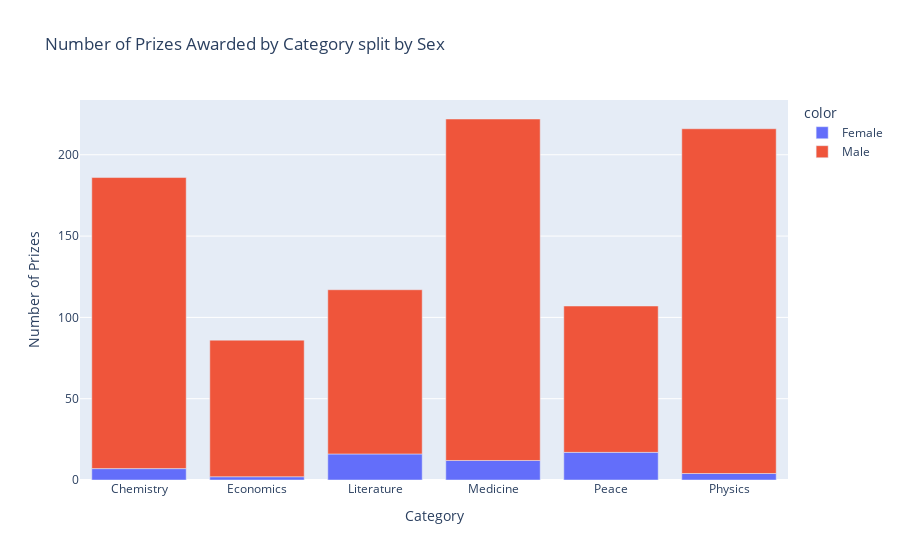

The cell this chart's notebook holds for it:
### Code cell
stacked_bar = px.bar(x=men_and_women_cat.category,
                     y=men_and_women_cat.prize,
                     color=men_and_women_cat.sex,
                     title='Number of Prizes Awarded by Category split by Sex')

stacked_bar.update_layout(xaxis_title='Category',
                          yaxis_title='Number of Prizes')

stacked_bar.show()

### Figure 1 — Plotly figure (JSON) as saved in the notebook; plotly's stock layout.template omitted (floating-point values rounded to 4 significant figures)
{"data": [{"alignmentgroup": "True", "hovertemplate": "color=Female<br>x=%{x}<br>y=%{y}<extra></extra>", "legendgroup": "Female", "marker": {"color": "#636efa", "pattern": {"shape": ""}}, "name": "Female", "offsetgroup": "Female", "orientation": "v", "showlegend": true, "textposition": "auto", "type": "bar", "x": ["Chemistry", "Economics", "Literature", "Medicine", "Peace", "Physics"], "xaxis": "x", "y": [7, 2, 16, 12, 17, 4], "yaxis": "y"}, {"alignmentgroup": "True", "hovertemplate": "color=Male<br>x=%{x}<br>y=%{y}<extra></extra>", "legendgroup": "Male", "marker": {"color": "#EF553B", "pattern": {"shape": ""}}, "name": "Male", "offsetgroup": "Male", "orientation": "v", "showlegend": true, "textposition": "auto", "type": "bar", "x": ["Chemistry", "Economics", "Literature", "Medicine", "Peace", "Physics"], "xaxis": "x", "y": [179, 84, 101, 210, 90, 212], "yaxis": "y"}], "layout": {"barmode": "relative", "legend": {"title": {"text": "color"}, "tracegroupgap": 0}, "title": {"text": "Number of Prizes Awarded by Category split by Sex"}, "xaxis": {"anchor": "y", "domain": [0, 1], "title": {"text": "Category"}}, "yaxis": {"anchor": "x", "domain": [0, 1], "title": {"text": "Number of Prizes"}}}}
